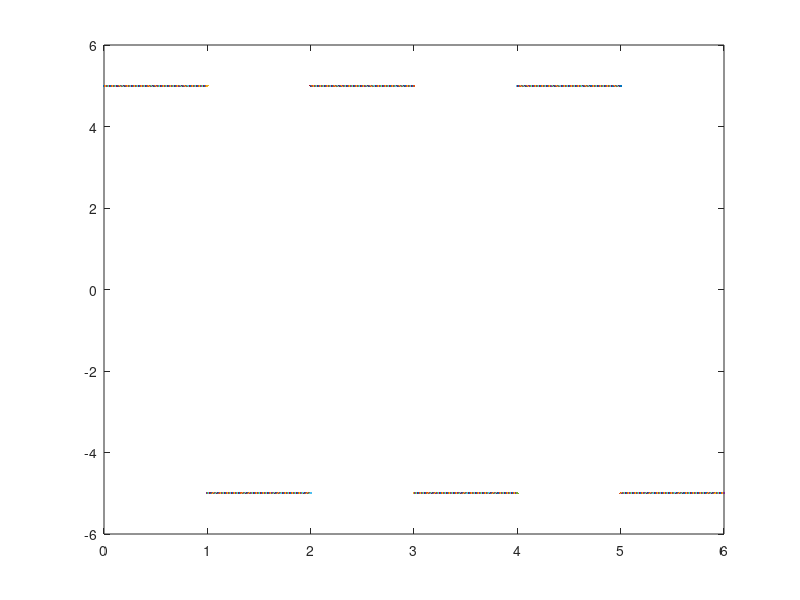

The MATLAB source for this figure:
Tb=2; a=5;
for i=0:2;
    s=i*Tb;
    t1=s:0.01:(s+Tb/2);
    t2=(Tb/2+s):0.01:(s+Tb);
    plot(t1,a);
    hold on;
    plot(t2,-a);
    end
